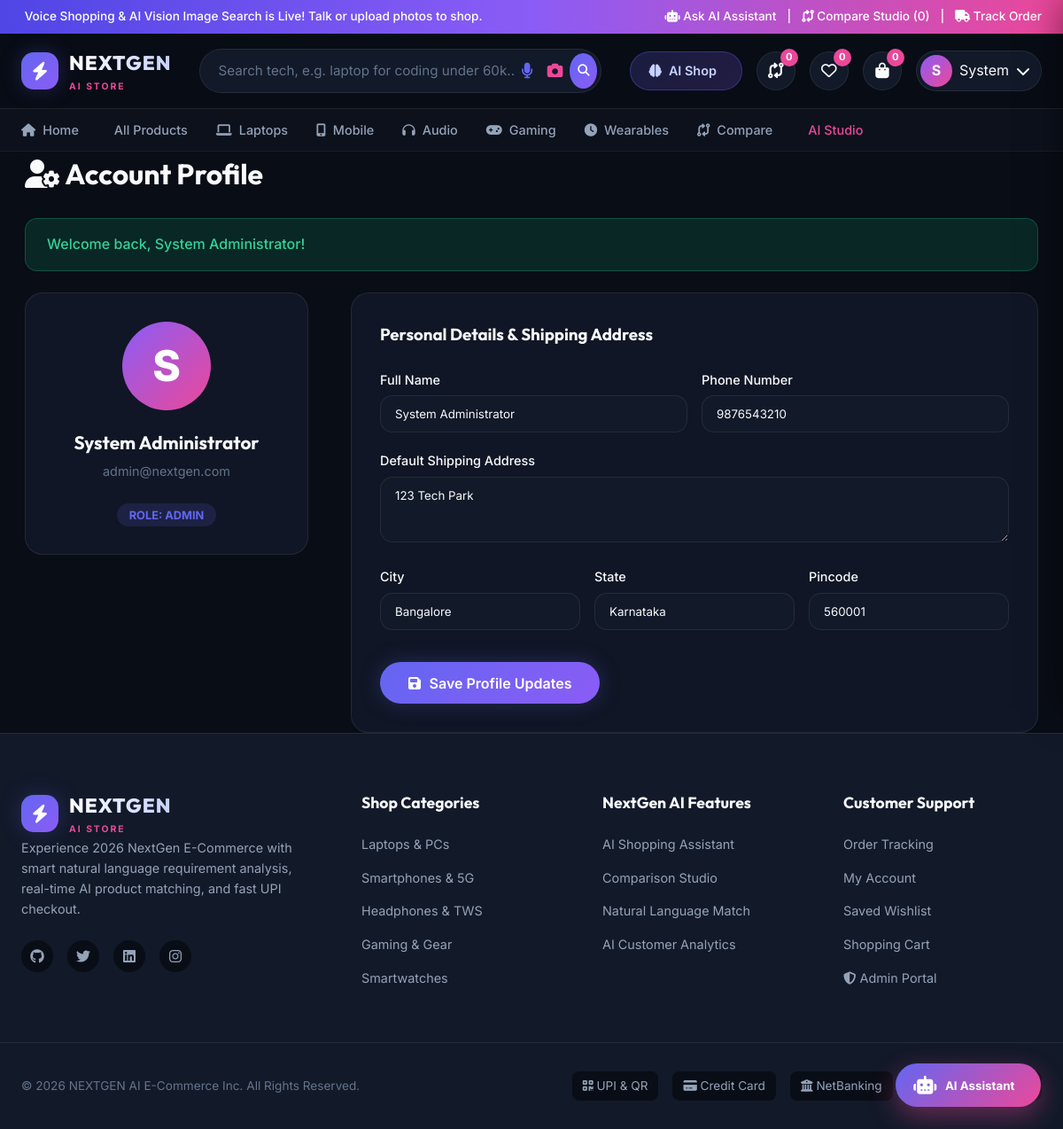
The app's page /profile.php (signed in) with its own data.
### tables this page shows
CREATE TABLE IF NOT EXISTS `users` (
  `id` INT AUTO_INCREMENT PRIMARY KEY,
  `full_name` VARCHAR(100) NOT NULL,
  `email` VARCHAR(100) NOT NULL UNIQUE,
  `password` VARCHAR(255) NOT NULL,
  `phone` VARCHAR(20) DEFAULT NULL,
  `address` TEXT DEFAULT NULL,
  `city` VARCHAR(50) DEFAULT NULL,
  `state` VARCHAR(50) DEFAULT NULL,
  `pincode` VARCHAR(10) DEFAULT NULL,
  `role` ENUM('customer', 'admin') DEFAULT 'customer',
  `created_at` DATETIME DEFAULT CURRENT_TIMESTAMP
);

### includes/functions.php (called while the page is built, shortened)
<?php
require_once __DIR__ . '/auth.php';
function getCartCount() {
    $db = Database::getConnection();
    $sessId = getSessionId();
    $userId = getCurrentUserId();
    if ($userId) {
        $stmt = $db->prepare("SELECT SUM(quantity) as total FROM cart WHERE user_id = ? OR session_id = ?");
        $stmt->execute([$userId, $sessId]);
    } else {
        $stmt = $db->prepare("SELECT SUM(quantity) as total FROM cart WHERE session_id = ?");
        $stmt->execute([$sessId]);
    }
    $res = $stmt->fetch();
    return (int)($res['total'] ?? 0);
}
function getWishlistCount() {
    $db = Database::getConnection();
    $stmt = $db->prepare("SELECT COUNT(*) as total FROM wishlist WHERE user_id = ?");
    $stmt->execute([getCurrentUserId()]);
    $res = $stmt->fetch();
    return (int)($res['total'] ?? 0);
}
function getFlash($key) {
    if (isset($_SESSION['flash_' . $key])) {
        $msg = $_SESSION['flash_' . $key];
        return $msg;
    }
    return null;
}

### includes/auth.php (called while the page is built, shortened)
<?php
function isLoggedIn() {
    return isset($_SESSION['user_id']) && !empty($_SESSION['user_id']);
}
function getCurrentUserId() {
    return $_SESSION['user_id'] ?? null;
}
function getCurrentUser() {
    $db = Database::getConnection();
    $stmt = $db->prepare("SELECT id, full_name, email, phone, address, city, state, pincode, role, created_at FROM users WHERE id = ?");
    $stmt->execute([$_SESSION['user_id']]);
    return $stmt->fetch();
}
function getSessionId() {
    if (isLoggedIn()) {
        return 'user_' . $_SESSION['user_id'];
    }
    return $_SESSION['anonymous_id'];
}

### profile.php (the view, shortened to what this page needs)
<?php
require_once __DIR__ . '/includes/auth.php';
require_once __DIR__ . '/includes/functions.php';
$user = getCurrentUser();
require_once __DIR__ . '/includes/header.php';
?>
<div class="container my-5">
    <h1 class="section-title mb-4"><i class="fa-solid fa-user-gear"></i> Account Profile</h1>
    <?php if ($msg = getFlash('success')): ?>
        <div class="flash-alert success mb-4"><?= $msg ?></div>
    <?php endif; ?>
    <div style="display: grid; grid-template-columns: 320px 1fr; gap: 3rem;">
        <div style="background: var(--bg-card); border: 1px solid var(--border-color); border-radius: var(--radius-lg); padding: 2rem; text-align: center; height: fit-content;">
            <div style="width: 100px; height: 100px; border-radius: 50%; background: linear-gradient(135deg, var(--accent), var(--neon-pink)); color: #fff; font-size: 3rem; font-weight: 800; display: flex; align-items: center; justify-content: center; margin: 0 auto 1.25rem auto;">
                <?= strtoupper(substr($user['full_name'], 0, 1)) ?>
            </div>
            <h3 style="font-family: var(--font-heading); font-size: 1.3rem; margin-bottom: 0.25rem;"><?= htmlspecialchars($user['full_name']) ?></h3>
            <p style="color: var(--text-muted); font-size: 0.9rem; margin-bottom: 1.5rem;"><?= htmlspecialchars($user['email']) ?></p>
            <span style="background: rgba(99, 102, 241, 0.15); color: var(--primary); font-size: 0.8rem; font-weight: 700; padding: 0.35rem 0.85rem; border-radius: 99px; text-transform: uppercase;">
                Role: <?= htmlspecialchars($user['role']) ?>
            </span>
        </div>
        <div style="background: var(--bg-card); border: 1px solid var(--border-color); border-radius: var(--radius-lg); padding: 2rem;">
            <h3 style="font-family: var(--font-heading); margin-bottom: 1.5rem;">Personal Details & Shipping Address</h3>
            <form action="profile.php" method="POST">
                <div style="display: grid; grid-template-columns: 1fr 1fr; gap: 1rem;">
                    <div class="form-group">
                        <label>Full Name</label>
                        <input type="text" name="full_name" class="form-control" value="<?= htmlspecialchars($user['full_name']) ?>" required>
                    </div>
                    <div class="form-group">
                        <label>Phone Number</label>
                        <input type="text" name="phone" class="form-control" value="<?= htmlspecialchars($user['phone'] ?? '') ?>">
                    </div>
                </div>
                <div class="form-group">
                    <label>Default Shipping Address</label>
                    <textarea name="address" class="form-control" rows="3"><?= htmlspecialchars($user['address'] ?? '') ?></textarea>
                </div>
                <div style="display: grid; grid-template-columns: 1fr 1fr 1fr; gap: 1rem;">
                    <div class="form-group">
                        <label>City</label>
                        <input type="text" name="city" class="form-control" value="<?= htmlspecialchars($user['city'] ?? '') ?>">
                    </div>
                    <div class="form-group">
                        <label>State</label>
                        <input type="text" name="state" class="form-control" value="<?= htmlspecialchars($user['state'] ?? '') ?>">
                    </div>
                    <div class="form-group">
                        <label>Pincode</label>
                        <input type="text" name="pincode" class="form-control" value="<?= htmlspecialchars($user['pincode'] ?? '') ?>">
                    </div>
                </div>
                <button type="submit" name="update_profile" class="btn-primary" style="margin-top: 1rem;">
                    <i class="fa-solid fa-floppy-disk"></i> Save Profile Updates
                </button>
            </form>
        </div>
    </div>
</div>
<?php require_once __DIR__ . '/includes/footer.php'; ?>

### includes/header.php (shortened to what this page needs)
<?php
require_once __DIR__ . '/functions.php';
$cartCount = getCartCount();
$wishlistCount = getWishlistCount();
$compareCount = count($_SESSION['compare_list'] ?? []);
$currentUser = getCurrentUser();
?>
<!DOCTYPE html>
<html lang="en">
<head>
    <link rel="stylesheet" href="https://cdnjs.cloudflare.com/ajax/libs/font-awesome/6.5.1/css/all.min.css">
    <link rel="stylesheet" href="assets/css/style.css">
</head>
<body>
    <div class="top-announcement">
        <div class="container announcement-content">
            <span><i class="fa-solid fa-sparkles text-glow"></i> Voice Shopping & AI Vision Image Search is Live! Talk or upload photos to shop.</span>
            <div class="top-links">
                <a href="ai-assistant.php"><i class="fa-solid fa-robot"></i> Ask AI Assistant</a>
                <span class="divider">|</span>
                <a href="compare.php"><i class="fa-solid fa-code-compare"></i> Compare Studio (<span id="topCompareCount"><?= $compareCount ?></span>)</a>
                <span class="divider">|</span>
                <a href="orders.php"><i class="fa-solid fa-truck"></i> Track Order</a>
            </div>
        </div>
    </div>
    <header class="main-header">
        <div class="container header-container">
            <a href="index.php" class="brand-logo">
                <div class="logo-icon"><i class="fa-solid fa-bolt"></i></div>
                <div class="logo-text">
                    <span class="brand-name">NEXTGEN</span>
                    <span class="brand-tag">AI STORE</span>
                </div>
            </a>
            <div class="header-search">
                <form action="products.php" method="GET" class="search-form">
                    <input type="text" name="q" id="searchInput" placeholder="Search tech, e.g. laptop for coding under 60k..." autocomplete="off">
                    <button type="button" id="voiceSearchBtn" class="search-tool-btn" title="Voice Shopping (Click & Speak)" style="background: none; border: none; color: var(--primary); font-size: 1.1rem; cursor: pointer; padding: 0 0.5rem;">
                        <i class="fa-solid fa-microphone"></i>
                    </button>
                    <button type="button" id="imageSearchTrigger" class="search-tool-btn" title="AI Vision Image Search (Upload Photo)" style="background: none; border: none; color: var(--neon-pink); font-size: 1.1rem; cursor: pointer; padding: 0 0.5rem;">
                        <i class="fa-solid fa-camera"></i>
                    </button>
                    <button type="submit" class="search-btn" title="Search"><i class="fa-solid fa-magnifying-glass"></i></button>
                </form>
            </div>
            <div class="header-actions">
                <a href="ai-assistant.php" class="action-btn ai-action-btn" title="AI Assistant">
                    <i class="fa-solid fa-brain"></i>
                    <span class="btn-text">AI Shop</span>
                </a>
                <a href="compare.php" class="action-btn" title="Comparison Studio">
                    <i class="fa-solid fa-code-compare"></i>
                    <span class="badge-count" id="headerCompareBadge"><?= $compareCount ?></span>
                </a>
                <a href="wishlist.php" class="action-btn" title="Wishlist">
                    <i class="fa-regular fa-heart"></i>
                    <span class="badge-count" id="headerWishlistBadge"><?= $wishlistCount ?></span>
                </a>
                <a href="cart.php" class="action-btn cart-btn" title="Shopping Cart">
                    <i class="fa-solid fa-bag-shopping"></i>
                    <span class="badge-count" id="headerCartBadge"><?= $cartCount ?></span>
                </a>
                <div class="user-menu-wrapper">
                    <?php if ($currentUser): ?>
                        <div class="user-avatar-btn" id="userMenuToggle">
                            <div class="avatar-circle"><?= strtoupper(substr($currentUser['full_name'], 0, 1)) ?></div>
                            <span class="user-first-name"><?= htmlspecialchars(explode(' ', $currentUser['full_name'])[0]) ?></span>
                            <i class="fa-solid fa-chevron-down"></i>
                        </div>
                    <?php else: ?>
                        <a href="login.php" class="login-pill-btn"><i class="fa-regular fa-user"></i> Sign In</a>
                    <?php endif; ?>
                </div>
            </div>
        </div>
        <nav class="nav-bar">
            <div class="container nav-container">
                <ul class="nav-links">
                    <li><a href="index.php"><i class="fa-solid fa-house"></i> Home</a></li>
                    <li><a href="products.php"><i class="fa-solid fa-grid-2"></i> All Products</a></li>
                    <li><a href="products.php?cat=laptops-computers"><i class="fa-solid fa-laptop"></i> Laptops</a></li>
                    <li><a href="products.php?cat=smartphones-mobile"><i class="fa-solid fa-mobile-screen-button"></i> Mobile</a></li>
                    <li><a href="products.php?cat=audio-headphones"><i class="fa-solid fa-headphones"></i> Audio</a></li>
                    <li><a href="products.php?cat=gaming-consoles"><i class="fa-solid fa-gamepad"></i> Gaming</a></li>
                    <li><a href="products.php?cat=smart-wearables"><i class="fa-solid fa-clock"></i> Wearables</a></li>
                    <li><a href="compare.php"><i class="fa-solid fa-code-compare"></i> Compare</a></li>
                    <li class="highlight-link"><a href="ai-assistant.php"><i class="fa-solid fa-sparkles"></i> AI Studio</a></li>
                </ul>
            </div>
        </nav>
    </header>

### records on screen
users: full_name "S", full_name "System", full_name "System Administrator", email "admin@nextgen.com", role "ADMIN", phone "9876543210", address "123 Tech Park", city "Bangalore", state "Karnataka", pincode "560001"

### other values on screen
$compareCount "0"
$wishlistCount "0"
$cartCount "0"
$msg "Welcome back, System Administrator!"
